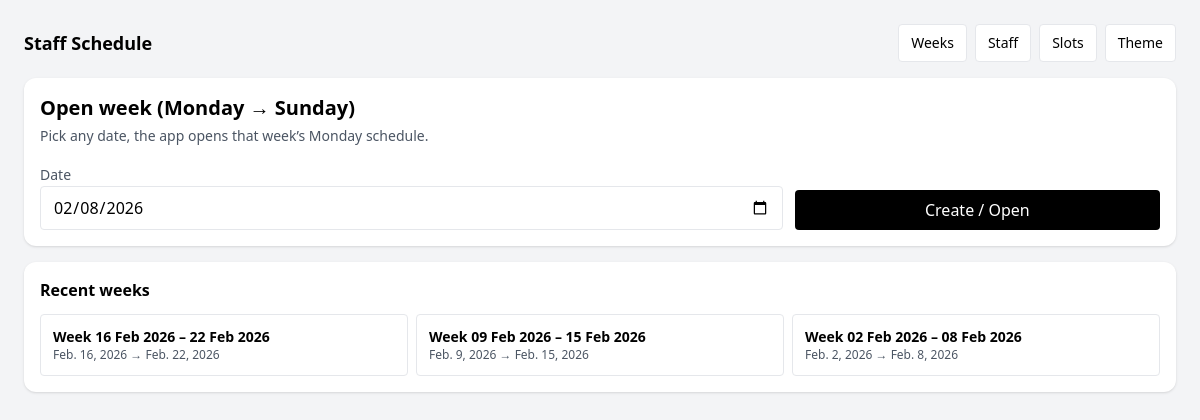
Page /schedule/ on the committed database.
### scheduling/models.py (models this page shows, shortened)
class ScheduleWeek(models.Model):
    week_start = models.DateField(unique=True, db_index=True)  # Monday
    cells = models.JSONField(default=dict, blank=True)
    notes = models.TextField(blank=True)
    created_at = models.DateTimeField(default=_now)
    updated_at = models.DateTimeField(default=_now)
    def week_end(self):
        return self.week_start + timedelta(days=6)

### scheduling/views.py (the view)
# urls.py: path("", views.home, name="home"),
def home(request):
    if request.method == "POST" and request.POST.get("open_week"):
        date_str = (request.POST.get("date") or "").strip()
        d = datetime.strptime(date_str, "%Y-%m-%d").date()
        monday = _monday(d)
        ScheduleWeek.objects.get_or_create(week_start=monday)
        return redirect("scheduling:week_editor", week_start=monday.isoformat())
    weeks = ScheduleWeek.objects.order_by("-week_start")[:40]
    today = datetime.now().date().isoformat()
    return render(request, "scheduling/home.html", {
        "weeks": weeks,
        "today": today,
        "theme": _get_theme(),
    })

### scheduling/views.py (called while the page is built)
def _get_theme():
    theme = ScheduleTheme.objects.order_by("id").first()
    if not theme:
        theme = ScheduleTheme.objects.create()
    return theme

### scheduling/templates/scheduling/home.html (shortened to what this page needs)
{% extends "scheduling/base.html" %}
{% block content %}
<div class="bg-white rounded-xl shadow p-4">
    <h1 class="text-xl font-semibold">Open week (Monday → Sunday)</h1>
    <p class="text-sm text-gray-600 mt-1">Pick any date, the app opens that week’s Monday schedule.</p>
    <form method="post" class="mt-4 grid grid-cols-1 sm:grid-cols-3 gap-3 items-end">
        <div class="sm:col-span-2">
            <label class="text-sm text-gray-600">Date</label>
            <input type="date" name="date" value="{{ today }}" class="w-full rounded border px-3 py-2">
        </div>
        <button name="open_week" value="1" class="rounded bg-black text-white px-4 py-2">
            Create / Open
        </button>
    </form>
</div>
<div class="bg-white rounded-xl shadow p-4 mt-4">
    <h2 class="font-semibold">Recent weeks</h2>
    <div class="mt-3 grid grid-cols-1 sm:grid-cols-2 lg:grid-cols-3 gap-2">
        {% for w in weeks %}
            <a class="rounded border bg-white hover:bg-gray-50 px-3 py-3"
               href="/schedule/week/{{ w.week_start|date:'Y-m-d' }}/">
                <div class="text-sm font-semibold">Week {{ w.week_start|date:"d M Y" }} – {{ w.week_end|date:"d M Y" }}</div>
                <div class="text-xs text-gray-600">{{ w.week_start }} → {{ w.week_end }}</div>
            </a>
        {% empty %}
            <div class="text-sm text-gray-500">No weeks yet.</div>
        {% endfor %}
    </div>
</div>
{% endblock %}

### rows in the picture
ScheduleWeek: week_start "16 Feb 2026", week_end "22 Feb 2026", week_start "Feb. 16, 2026", week_end "Feb. 22, 2026"
ScheduleWeek: week_start "09 Feb 2026", week_end "15 Feb 2026", week_start "Feb. 9, 2026", week_end "Feb. 15, 2026"
ScheduleWeek: week_start "02 Feb 2026", week_end "08 Feb 2026", week_start "Feb. 2, 2026", week_end "Feb. 8, 2026"
